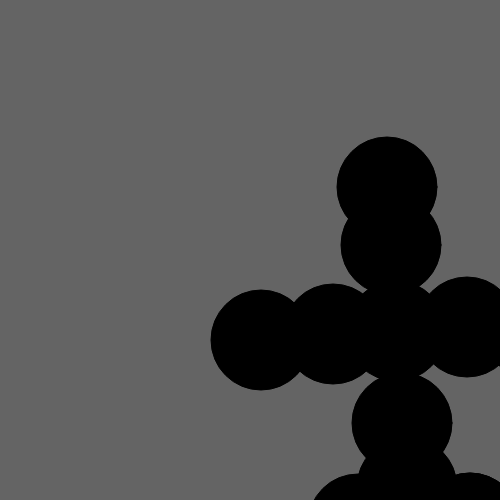
Frame 1 (no input)
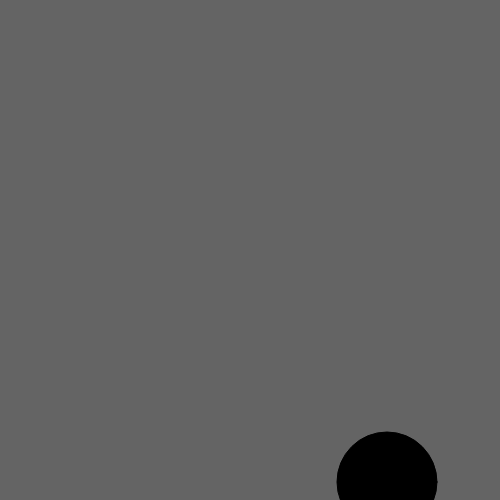
Frame 60 (no input)
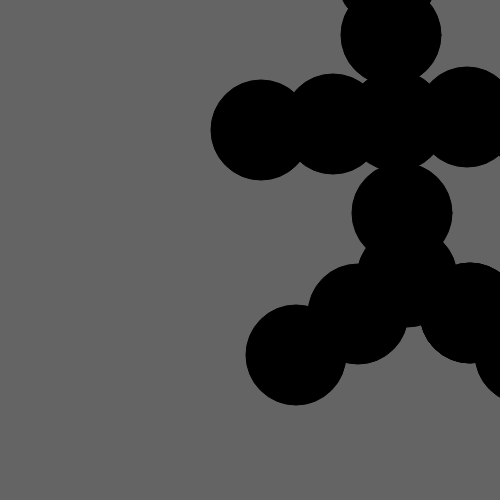
Frame 120 (the mouse pressed at the canvas centre since frame 60)

The p5.js sketch that drew these frames (run headless with seeded random() and noise() and a simulated clock; from frame 60 on, the mouse is pressed at the canvas centre):

// p5.js sketch
// ── sketch.js
let x = 0;


function setup() {
  createCanvas(500, 500);
}

function draw() {
  background(100);

  push();
  translate(0, x) ;
avatar() ;

x+=5;
if (x> width) {
  x=-300
}
pop();

}


function avatar () {
   // This is the hands
   fill("black");
  
   ellipse(387, 187, 100, 100);
    ellipse(391, 245, 100, 100);
    ellipse(396, 331, 100, 100);
    ellipse(402, 423, 100, 100);
    ellipse(407, 487, 100, 100);
    ellipse(358, 524, 100, 100);
    ellipse(470, 523, 100, 100);
    ellipse(525, 564, 100, 100);
    ellipse(296, 565, 100, 100);
    ellipse(333, 334, 100, 100);
    ellipse(261, 340, 100, 100);
    ellipse(467, 327, 100, 100);
    ellipse(470, 523, 100, 100);
    ellipse(538, 334, 100, 100);

}
